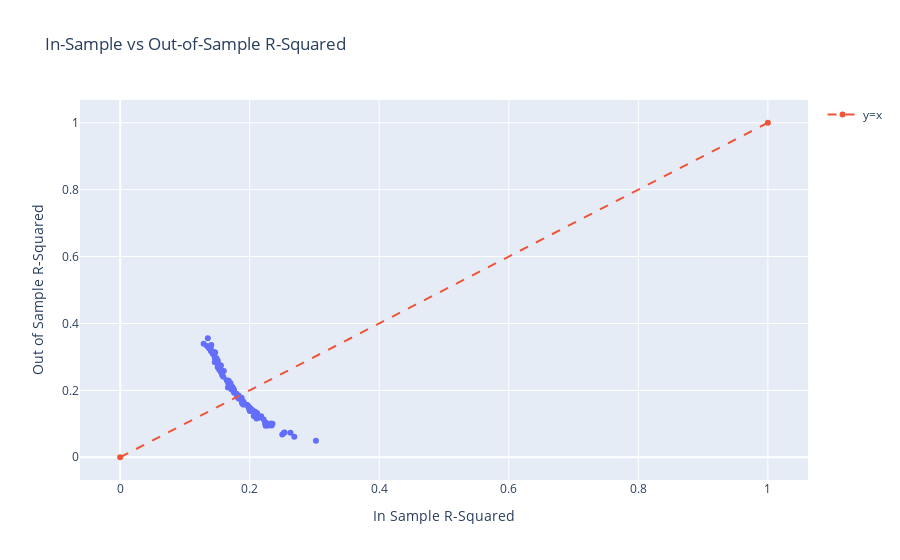

Notebook cell for this chart:
### Markdown cell above
### 8.
Work with a ChatBot to write a for loop to create, collect, and visualize many different paired "in sample" and "out of sample" model performance metric actualizations (by not using np.random.seed(130) within each loop iteration); and explain in your own words the meaning of your results and purpose of this demonstration

### Code cell
import pandas as pd
import numpy as np
import statsmodels.formula.api as smf
from sklearn.model_selection import train_test_split
import plotly.express as px
import plotly.graph_objects as go

# Load the Pokémon dataset
url = "https://raw.githubusercontent.com/KeithGalli/pandas/master/pokemon_data.csv"
pokeaman = pd.read_csv(url)

# Linear model specification (you can change the formula based on your dataset)
linear_form = 'HP ~ Attack + Defense + Speed'  # Example formula, adjust as necessary

# Number of repetitions
reps = 100

# Arrays to store R-squared values
in_sample_Rsquared = np.array([0.0]*reps)
out_of_sample_Rsquared = np.array([0.0]*reps)

for i in range(reps):
    # Split the dataset into training and testing sets
    pokemon_training_data, pokemon_testing_data = train_test_split(pokeaman, train_size=0.7)  # 70% training
    
    # Fit the linear regression model to the training data
    final_model_fit = smf.ols(formula=linear_form, data=pokemon_training_data).fit()
    
    # In-sample R-squared (on training data)
    in_sample_Rsquared[i] = final_model_fit.rsquared
    
    # Out-of-sample R-squared (on test data)
    predicted_hp = final_model_fit.predict(pokemon_testing_data)
    out_of_sample_Rsquared[i] = np.corrcoef(pokemon_testing_data['HP'], predicted_hp)[0,1]**2

# Create a DataFrame for the results
df = pd.DataFrame({"In Sample Performance (Rsquared)": in_sample_Rsquared,
                   "Out of Sample Performance (Rsquared)": out_of_sample_Rsquared})

# Create a scatter plot of In-sample vs. Out-of-sample performance
fig = px.scatter(df, x="In Sample Performance (Rsquared)", 
                 y="Out of Sample Performance (Rsquared)", 
                 title="In-Sample vs Out-of-Sample R-Squared",
                 labels={"In Sample Performance (Rsquared)": "In Sample R-Squared", 
                         "Out of Sample Performance (Rsquared)": "Out of Sample R-Squared"})

# Add a line y = x to the plot to visualize perfect model correspondence
fig.add_trace(go.Scatter(x=[0, 1], y=[0, 1], name="y=x", line_shape='linear', line=dict(dash='dash')))

# Show the plot
fig.show()

### Figure 1 — Plotly figure (JSON) as saved in the notebook; plotly's stock layout.template omitted (floating-point values rounded to 4 significant figures)
{"data": [{"hovertemplate": "In Sample R-Squared=%{x}<br>Out of Sample R-Squared=%{y}<extra></extra>", "legendgroup": "", "marker": {"color": "#636efa", "symbol": "circle"}, "mode": "markers", "name": "", "orientation": "v", "showlegend": false, "type": "scatter", "x": [0.1934, 0.182, 0.1601, 0.1524, 0.1502, 0.2115, 0.1745, 0.2116, 0.1354, 0.1693, 0.2539, 0.1835, 0.1743, 0.2034, 0.1975, 0.2352, 0.1806, 0.1468, 0.1341, 0.1718, 0.1462, 0.1964, 0.3023, 0.2077, 0.1803, 0.1549, 0.1664, 0.1529, 0.2503, 0.1492, 0.1796, 0.2109, 0.1401, 0.199, 0.2105, 0.2003, 0.203, 0.2177, 0.1539, 0.1371, 0.2239, 0.1462, 0.1899, 0.1427, 0.167, 0.2275, 0.2073, 0.1408, 0.1574, 0.145, 0.1675, 0.2, 0.1891, 0.1833, 0.2255, 0.1876, 0.1906, 0.1506, 0.2247, 0.1732, 0.1699, 0.2073, 0.2286, 0.214, 0.1985, 0.1669, 0.1645, 0.2006, 0.1289, 0.1759, 0.2688, 0.2045, 0.2063, 0.1398, 0.1481, 0.2325, 0.2246, 0.1565, 0.263, 0.1445, 0.1473, 0.253, 0.1757, 0.1725, 0.2327, 0.1881, 0.1831, 0.1508, 0.19, 0.1551, 0.2034, 0.2216, 0.2339, 0.1717, 0.1704, 0.1709, 0.1556, 0.1527, 0.1593, 0.1545], "xaxis": "x", "y": [0.158, 0.1833, 0.258, 0.2715, 0.2821, 0.1305, 0.2054, 0.1229, 0.356, 0.2156, 0.07365, 0.1805, 0.1998, 0.1398, 0.1529, 0.1005, 0.1805, 0.3131, 0.3324, 0.2072, 0.2971, 0.1559, 0.04911, 0.1366, 0.1861, 0.2564, 0.2088, 0.2652, 0.06811, 0.294, 0.1899, 0.1324, 0.318, 0.1466, 0.1159, 0.1483, 0.1427, 0.1226, 0.275, 0.3256, 0.09997, 0.2837, 0.1576, 0.3098, 0.2211, 0.09799, 0.1328, 0.3356, 0.2455, 0.3053, 0.229, 0.1396, 0.1675, 0.1747, 0.1007, 0.1771, 0.1648, 0.2689, 0.1036, 0.2098, 0.2093, 0.1344, 0.0949, 0.1182, 0.1489, 0.2245, 0.2299, 0.1384, 0.3392, 0.1931, 0.06093, 0.1384, 0.1231, 0.3245, 0.2966, 0.09814, 0.09428, 0.2588, 0.07349, 0.3144, 0.2859, 0.07345, 0.2015, 0.2093, 0.101, 0.1623, 0.1837, 0.2881, 0.1584, 0.2611, 0.1382, 0.1128, 0.09463, 0.2036, 0.2209, 0.2117, 0.2743, 0.2633, 0.2407, 0.2663], "yaxis": "y"}, {"line": {"dash": "dash", "shape": "linear"}, "name": "y=x", "type": "scatter", "x": [0, 1], "y": [0, 1]}], "layout": {"legend": {"tracegroupgap": 0}, "title": {"text": "In-Sample vs Out-of-Sample R-Squared"}, "xaxis": {"anchor": "y", "domain": [0, 1], "title": {"text": "In Sample R-Squared"}}, "yaxis": {"anchor": "x", "domain": [0, 1], "title": {"text": "Out of Sample R-Squared"}}}}
